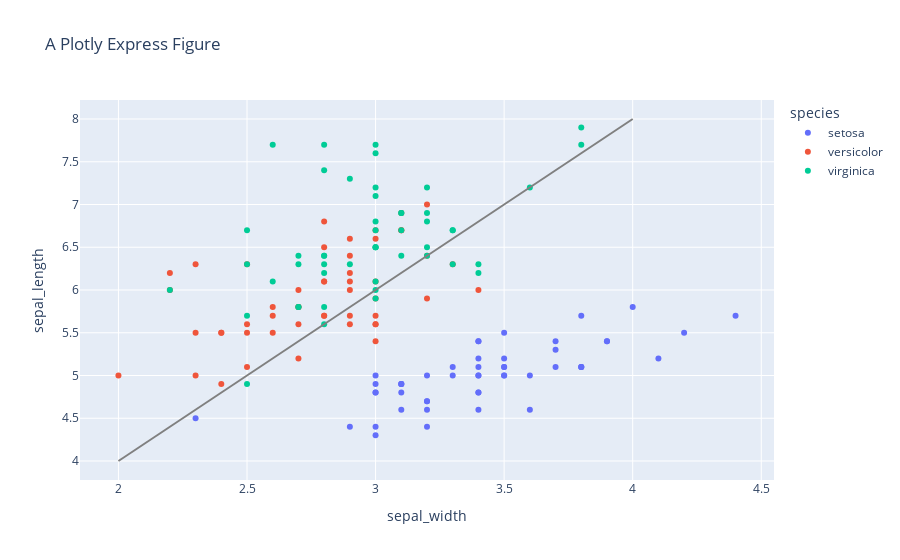

Write notebook code for a chart like this one.
### Code cell
import plotly.express as px
import plotly.graph_objects as graph_objects
from plotly.subplots import make_subplots

fig = make_subplots(rows=1, cols=2)

df = px.data.iris()
fig = px.scatter(df, x="sepal_width", y="sepal_length", color="species", title="A Plotly Express Figure",
                template="plotly")
# fig.add_trace(px.scatter(df, x="sepal_width", y="sepal_length", color="species", title="A Plotly Express Figure"), row=1, col=1)

ref_line = graph_objects.Scatter(
    x=[2,4],
    y=[4,8],
    mode="lines",
    line=graph_objects.scatter.Line(color="gray"),
    showlegend=False
)

fig.add_trace(ref_line)

fig.show()

### Figure 1 — Plotly figure (JSON) as saved in the notebook; plotly's stock layout.template omitted (floating-point values rounded to 4 significant figures)
{"data": [{"hovertemplate": "species=setosa<br>sepal_width=%{x}<br>sepal_length=%{y}<extra></extra>", "legendgroup": "setosa", "marker": {"color": "#636efa", "symbol": "circle"}, "mode": "markers", "name": "setosa", "orientation": "v", "showlegend": true, "type": "scatter", "x": [3.5, 3, 3.2, 3.1, 3.6, 3.9, 3.4, 3.4, 2.9, 3.1, 3.7, 3.4, 3, 3, 4, 4.4, 3.9, 3.5, 3.8, 3.8, 3.4, 3.7, 3.6, 3.3, 3.4, 3, 3.4, 3.5, 3.4, 3.2, 3.1, 3.4, 4.1, 4.2, 3.1, 3.2, 3.5, 3.1, 3, 3.4, 3.5, 2.3, 3.2, 3.5, 3.8, 3, 3.8, 3.2, 3.7, 3.3], "xaxis": "x", "y": [5.1, 4.9, 4.7, 4.6, 5, 5.4, 4.6, 5, 4.4, 4.9, 5.4, 4.8, 4.8, 4.3, 5.8, 5.7, 5.4, 5.1, 5.7, 5.1, 5.4, 5.1, 4.6, 5.1, 4.8, 5, 5, 5.2, 5.2, 4.7, 4.8, 5.4, 5.2, 5.5, 4.9, 5, 5.5, 4.9, 4.4, 5.1, 5, 4.5, 4.4, 5, 5.1, 4.8, 5.1, 4.6, 5.3, 5], "yaxis": "y"}, {"hovertemplate": "species=versicolor<br>sepal_width=%{x}<br>sepal_length=%{y}<extra></extra>", "legendgroup": "versicolor", "marker": {"color": "#EF553B", "symbol": "circle"}, "mode": "markers", "name": "versicolor", "orientation": "v", "showlegend": true, "type": "scatter", "x": [3.2, 3.2, 3.1, 2.3, 2.8, 2.8, 3.3, 2.4, 2.9, 2.7, 2, 3, 2.2, 2.9, 2.9, 3.1, 3, 2.7, 2.2, 2.5, 3.2, 2.8, 2.5, 2.8, 2.9, 3, 2.8, 3, 2.9, 2.6, 2.4, 2.4, 2.7, 2.7, 3, 3.4, 3.1, 2.3, 3, 2.5, 2.6, 3, 2.6, 2.3, 2.7, 3, 2.9, 2.9, 2.5, 2.8], "xaxis": "x", "y": [7, 6.4, 6.9, 5.5, 6.5, 5.7, 6.3, 4.9, 6.6, 5.2, 5, 5.9, 6, 6.1, 5.6, 6.7, 5.6, 5.8, 6.2, 5.6, 5.9, 6.1, 6.3, 6.1, 6.4, 6.6, 6.8, 6.7, 6, 5.7, 5.5, 5.5, 5.8, 6, 5.4, 6, 6.7, 6.3, 5.6, 5.5, 5.5, 6.1, 5.8, 5, 5.6, 5.7, 5.7, 6.2, 5.1, 5.7], "yaxis": "y"}, {"hovertemplate": "species=virginica<br>sepal_width=%{x}<br>sepal_length=%{y}<extra></extra>", "legendgroup": "virginica", "marker": {"color": "#00cc96", "symbol": "circle"}, "mode": "markers", "name": "virginica", "orientation": "v", "showlegend": true, "type": "scatter", "x": [3.3, 2.7, 3, 2.9, 3, 3, 2.5, 2.9, 2.5, 3.6, 3.2, 2.7, 3, 2.5, 2.8, 3.2, 3, 3.8, 2.6, 2.2, 3.2, 2.8, 2.8, 2.7, 3.3, 3.2, 2.8, 3, 2.8, 3, 2.8, 3.8, 2.8, 2.8, 2.6, 3, 3.4, 3.1, 3, 3.1, 3.1, 3.1, 2.7, 3.2, 3.3, 3, 2.5, 3, 3.4, 3], "xaxis": "x", "y": [6.3, 5.8, 7.1, 6.3, 6.5, 7.6, 4.9, 7.3, 6.7, 7.2, 6.5, 6.4, 6.8, 5.7, 5.8, 6.4, 6.5, 7.7, 7.7, 6, 6.9, 5.6, 7.7, 6.3, 6.7, 7.2, 6.2, 6.1, 6.4, 7.2, 7.4, 7.9, 6.4, 6.3, 6.1, 7.7, 6.3, 6.4, 6, 6.9, 6.7, 6.9, 5.8, 6.8, 6.7, 6.7, 6.3, 6.5, 6.2, 5.9], "yaxis": "y"}, {"line": {"color": "gray"}, "mode": "lines", "showlegend": false, "type": "scatter", "x": [2, 4], "y": [4, 8]}], "layout": {"autosize": true, "legend": {"title": {"text": "species"}, "tracegroupgap": 0}, "title": {"text": "A Plotly Express Figure"}, "xaxis": {"anchor": "y", "autorange": true, "domain": [0, 1], "range": [1.845, 4.555], "title": {"text": "sepal_width"}, "type": "linear"}, "yaxis": {"anchor": "x", "autorange": true, "domain": [0, 1], "range": [3.778, 8.222], "title": {"text": "sepal_length"}, "type": "linear"}}}
